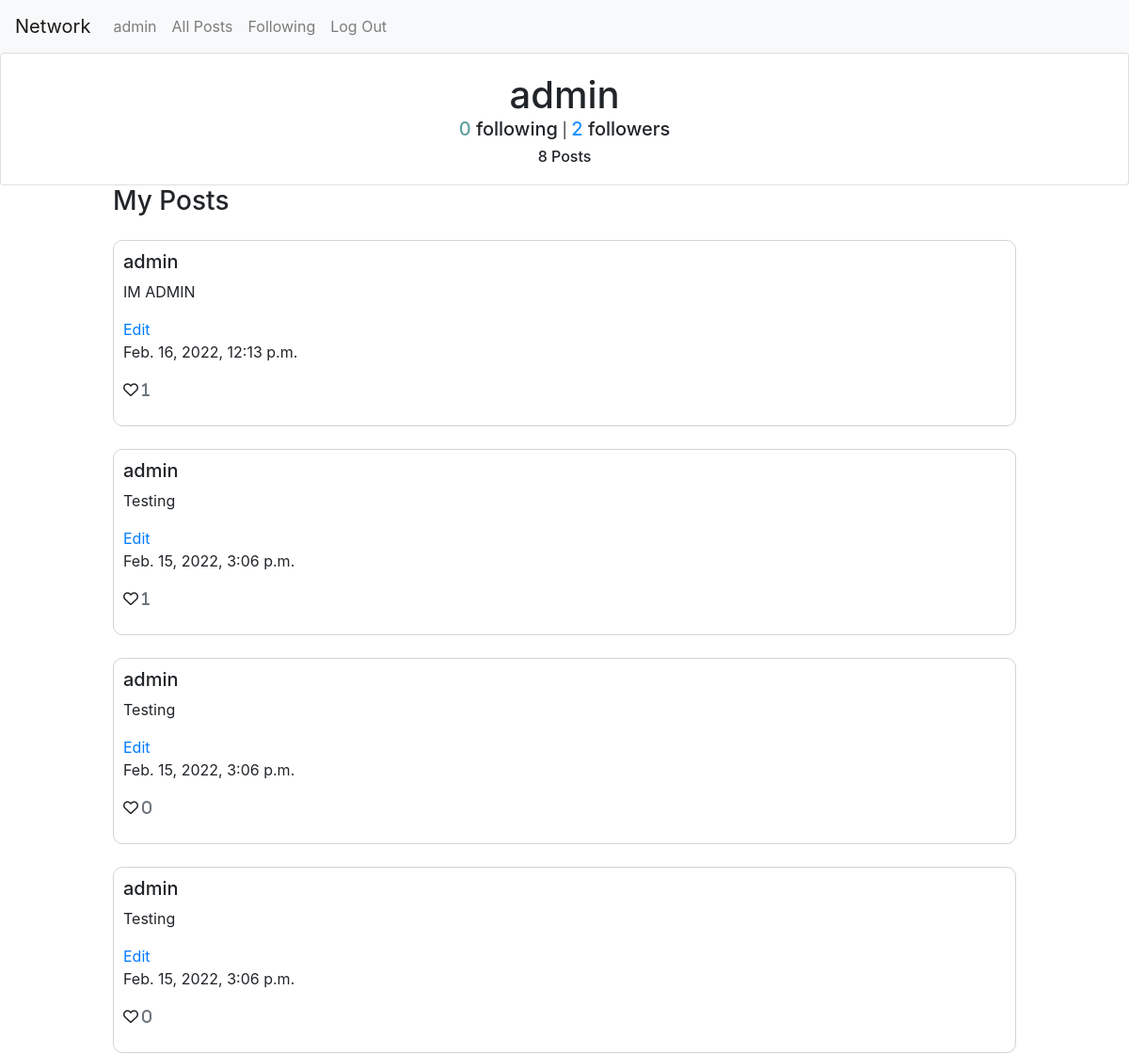
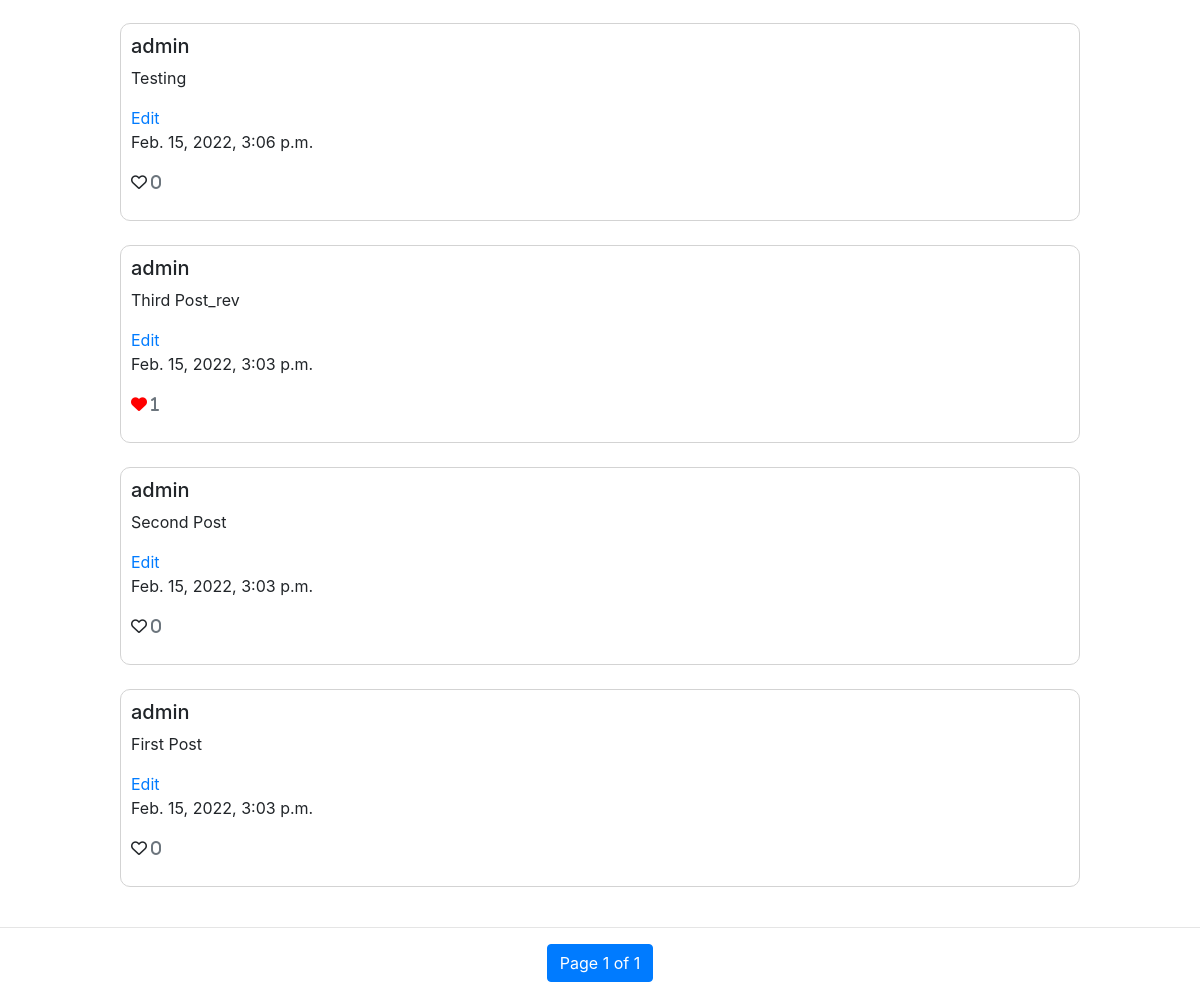
Screenshot of /profile/admin (signed in) with the database file from the repository (2 pictures, top to bottom).
### network/models.py (models this page shows, shortened)
class User(AbstractUser):
    pass

class Post(models.Model):
    user = models.ForeignKey(User, on_delete=models.CASCADE)
    text = models.CharField(max_length=480, null=True, blank=True)
    timestamp = models.DateTimeField(default=datetime.datetime.now)

### network/views.py (the view)
# urls.py: path("profile/<str:username>", views.profile, name="profile"),
@login_required
def profile(request, username):
    profile_user = User.objects.get(username=username)
    if request.user.is_authenticated:
        user = request.session['_auth_user_id']
        likes = Like.objects.filter(post=OuterRef('id'), user_id=user)
        '''posts = Post.objects.filter().order_by('-timestamp').annotate(totalLike=Count(likes.values('id')))'''
        posts = Post.objects.filter(user=profile_user).order_by('-timestamp').annotate(totalLike=Count(likes.values('id')))
        sum_posts = Post.objects.filter(user=profile_user).count()
        exist_following = Profile.objects.filter(follower=user, following=profile_user).count()
    else:
        posts = Post.objects.filter(user=profile_user).order_by('timestamp').all()
        sum_posts = 0
        exist_following = 0
    paginator = Paginator(posts, 10)    # Show 10 posts per page.
    page_number = request.GET.get('page')
    page_obj = paginator.get_page(page_number)
    total_following = Profile.objects.filter(follower=profile_user).count()
    total_followers = Profile.objects.filter(following=profile_user).count()
    return render(request, "network/profile.html", {
        'posts': page_obj,
        'form': NewPost(),
        'form_edit': EditPost(),
        "sum_posts": sum_posts,
        "profile_user": profile_user,
        "exist_following": exist_following,
        'total_following': total_following,
        'total_followers': total_followers
    })

### network/templates/network/profile.html (shortened to what this page needs)
{% extends "network/layout.html" %}
{% block body %}
<div class="card">
    <div class="card-body">
        <h1 class="card-title" style="text-align: center;">{{profile_user}}</h1>
        <h5 class="card-text" style="display: inline-block;"><span id="followingToggleButton">{{total_following}} </span> following</h5> |
        <h5 class="card-text" style="display: inline-block;"><span id="followToggleButton">{{total_followers}} </span> followers</h5>
        {% if user.is_authenticated and user.id == profile_user.id %}
        <h6 class="card-text" style="text-align: center;"><span id="sp_posts">{{sum_posts}} </span> Posts</h6>
        {%endif%}
    </div>
</div>
<div id="content">
    {% if user.is_authenticated and user.id == profile_user.id %}
        <h3 class="card-title">My Posts</h3>
        {% else %}
        <h3 class="card-title">{{profile_user}} 's Posts</h3>
    {%endif%}
<br>
<div id="posts-main">
    {% for post in posts %}
    <div id="posts">
    <h5>{{post.user.username}}</h5>
    <p class="card-text" id="post_text_{{post.id}}"> {{ post.text }}</p>
        {%if post.user.id == user.id%}
        <a href="#" class="card-link" id="edit_post_{{post.id}}" data-id="{{post.id}}" data-toggle="modal">Edit</a>
        {%endif%}
    <p>{{post.timestamp}}</p>
    <p class="card-text">
                <div data-id="{{post.id}}" class="card-link
                 {% if post.totalLike > 0 %}
                    fas
                 {%else%}
                    far
                 {% endif %}
                  fa-heart">
                <trigger class="text-muted">{{post.like_set.count}}</trigger>
            </div>
            </p>
        </div>
    </div>
    <br>
    {% empty %}
        <h2>There is No posts</h2>
    {% endfor %}
{% endblock %}

### network/templates/network/layout.html (shortened to what this page needs)
{% load static %}
<!DOCTYPE html>
<html lang="en">
    <head>
        <link rel="stylesheet" href="https://stackpath.bootstrapcdn.com/bootstrap/4.4.1/css/bootstrap.min.css">
        <link href="{% static 'network/styles.css' %}" rel="stylesheet">
        <link href="https://use.fontawesome.com/releases/v6.0.0/css/all.css" rel="stylesheet">
  </head>
    </head>
    <body>
        <nav class="navbar navbar-expand-lg navbar-light bg-light">
            <a class="navbar-brand" href="{% url 'index' %}">Network</a>
            <div>
              <ul class="navbar-nav mr-auto">
                {% if user.is_authenticated %}
                    <li class="nav-item">
                        <a class="nav-link" href="{% url 'profile' user.username %}">{{ user.username }}</strong></a>
                    </li>
                {% endif %}
                <li class="nav-item">
                  <a class="nav-link" href="{% url 'index' %}">All Posts</a>
                </li>
                {% if user.is_authenticated %}
                    <li class="nav-item">
                        <a class="nav-link" href="{% url 'following' %}">Following</a>
                    </li>
                    <li class="nav-item">
                        <a class="nav-link" href="{% url 'logout' %}">Log Out</a>
                    </li>
                {% endif %}
              </ul>
            </div>
          </nav>
          <div class="body">
            {% block body %}
            {% endblock %}
            <hr>
            <ul class="pagination justify-content-center">
                {% for num in posts.paginator.page_range %}
                    {% if posts.number == num %}
                    <li class="page-item active">
                        <a class="page-link">Page {{ posts.number }} of {{ posts.paginator.num_pages }}</a>
                    </li>
                    {% elif num > posts.number|add:'-2' and num < posts.number|add:'2' %}
                    <li class="page-item">
                        <a class="page-link" href="?page={{ num }}">{{ num }}</a>
                    </li>
                    {% endif %}
                 {% endfor %}
            </ul>
    </body>
</html>

### network/static/network/styles.css (style rules this page uses)
.fas.fa-heart { color: red; }
div#posts { padding: 80; margin: 0px 120px 0px 120px; display: block; border: 1px #d3d3d3 solid; padding: 10px; border-radius: 10px; }
.card-title { padding: 80; margin: 0px 120px 0px 120px; }
span#followingToggleButton { color: #5f9ea0; }
span#followToggleButton { color: #1e90ff; }
.card-body { text-align: center; }

### rows the page displays
User: username "admin"
Post: user.username "admin", text "IM ADMIN", timestamp "Feb. 16, 2022, 12:13 p.m.", like_set.count "1"
Post: user.username "admin", text "Testing", timestamp "Feb. 15, 2022, 3:06 p.m.", like_set.count "1"
Post: user.username "admin", text "Testing", timestamp "Feb. 15, 2022, 3:06 p.m.", like_set.count "0"
Post: user.username "admin", text "Testing", timestamp "Feb. 15, 2022, 3:06 p.m.", like_set.count "0"
Post: user.username "admin", text "Testing", timestamp "Feb. 15, 2022, 3:06 p.m.", like_set.count "0"
Post: user.username "admin", text "Third Post_rev", timestamp "Feb. 15, 2022, 3:03 p.m.", like_set.count "1"
Post: user.username "admin", text "Second Post", timestamp "Feb. 15, 2022, 3:03 p.m.", like_set.count "0"
Post: user.username "admin", text "First Post", timestamp "Feb. 15, 2022, 3:03 p.m.", like_set.count "0"

### other values shown
{{ total_following }} "0"
{{ total_followers }} "2"
{{ sum_posts }} "8"
{{ posts.number }} "1"
{{ posts.paginator.num_pages }} "1"
